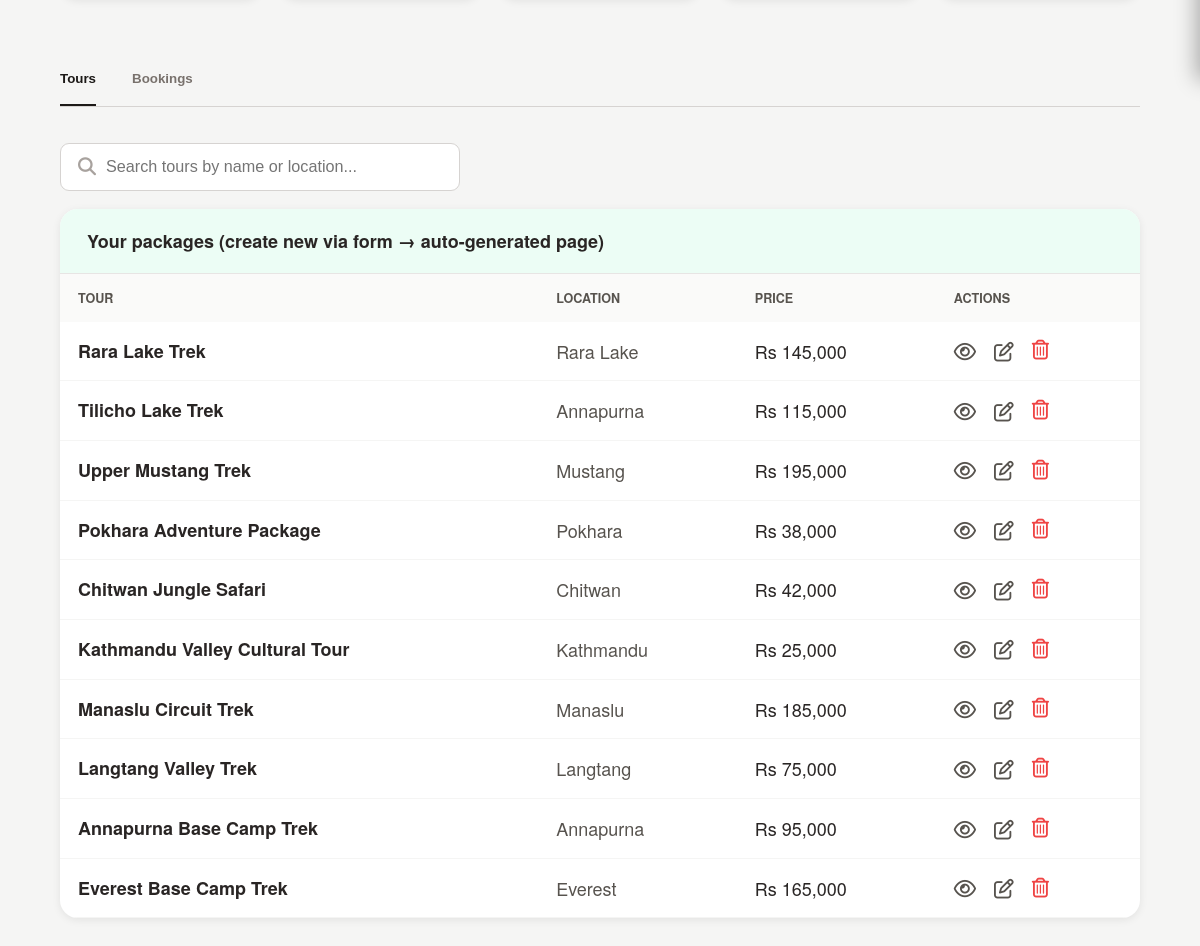
Page /admin/index.php (signed in, lower part) on the earlier database version.
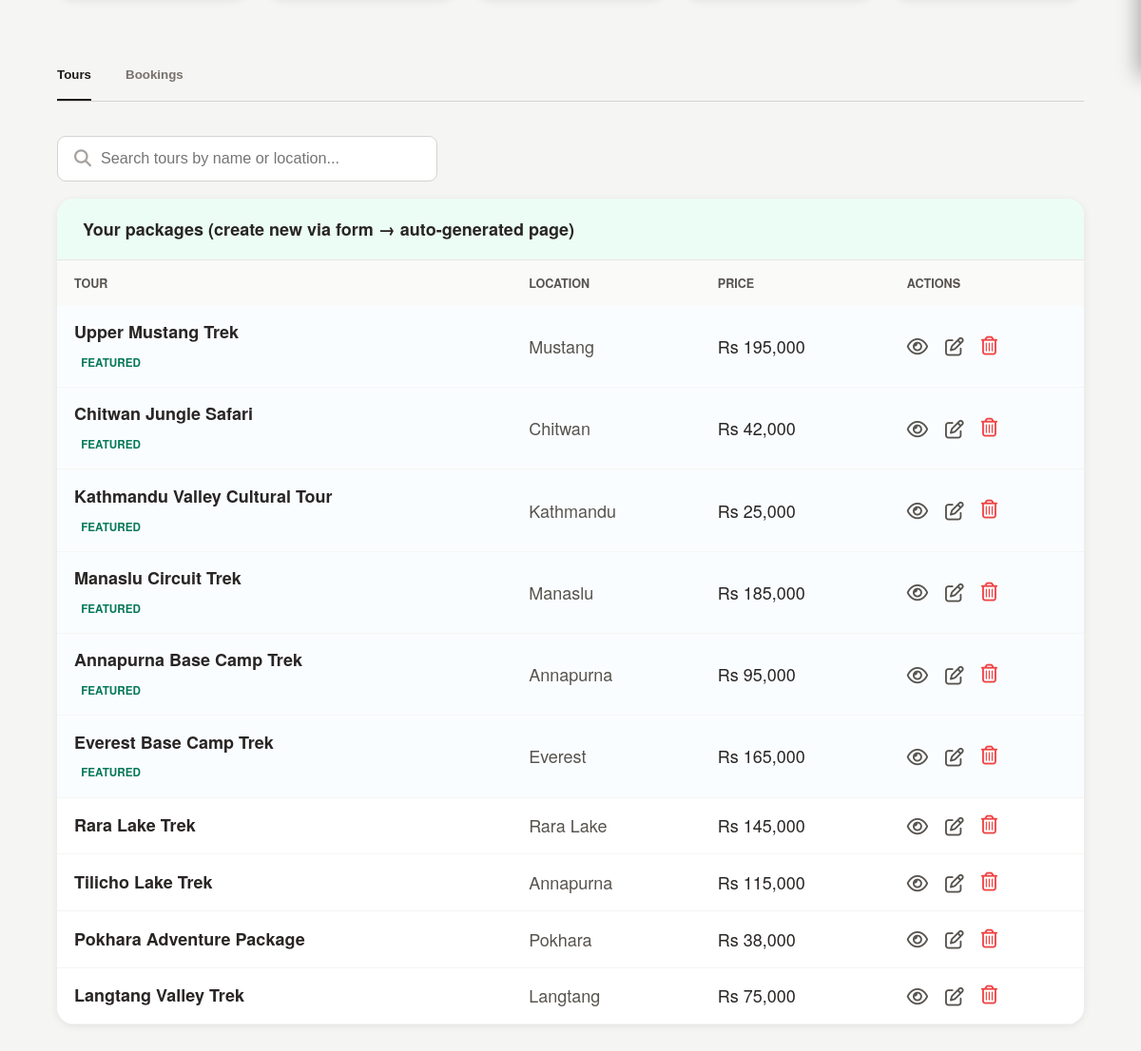
Same page on the later database version.
### tables this page shows
CREATE TABLE `tours` (
  `id` int(11) NOT NULL AUTO_INCREMENT,
  `title` varchar(255) NOT NULL,
  `location` varchar(255) NOT NULL,
  `price` decimal(10,2) NOT NULL,
  `duration` varchar(50) NOT NULL,
  `description` text DEFAULT NULL,
  `category` varchar(50) DEFAULT NULL,
  `difficulty` varchar(50) DEFAULT NULL,
  `max_group` int(11) DEFAULT NULL,
  `highlights` text DEFAULT NULL,
  `image` varchar(255) DEFAULT NULL,
  `best_season` varchar(50) DEFAULT NULL,
  `altitude_max` int(11) DEFAULT NULL,
  `permit_requirements` text DEFAULT NULL,
  `itinerary` text DEFAULT NULL,
  `inclusions` text DEFAULT NULL,
  `exclusions` text DEFAULT NULL,
  `is_featured` tinyint(1) DEFAULT 0,
  `created_by` int(11) DEFAULT NULL,
  `created_at` datetime DEFAULT current_timestamp(),
  PRIMARY KEY (`id`)
);

### helpers/functions.php (called while the page is built, shortened)
<?php
function url($path) {
    $base = rtrim(BASE_URL, '/');
    return $base . '/' . ltrim($path, '/');
}
function is_logged_in() {
    return isset($_SESSION['user_id']) || isset($_SESSION['admin_id']);
}
function get_user() {
    if (is_logged_in()) {
        $userId = $_SESSION['user_id'] ?? $_SESSION['admin_id'];
        return [
            'id' => $userId,
            'username' => $_SESSION['username'] ?? 'User',
            'email' => $_SESSION['email'] ?? '',
            'role' => $_SESSION['role_name'] ?? 'user'
        ];
    }
    return null;
}
function is_super_admin() {
    $user = get_user();
    return $user && ($user['role'] === 'super_admin' || (isset($user['role_name']) && $user['role_name'] === 'super_admin'));
}
    ob_start(); ?>

### admin/index.php (the view, shortened to what this page needs)
<?php
require_once '../helpers/functions.php';
?>
<!DOCTYPE html>
<html lang="en">
<head>
    <link rel="stylesheet" href="https://cdnjs.cloudflare.com/ajax/libs/font-awesome/6.5.1/css/all.min.css">
    <link rel="stylesheet" href="../assets/css/style.css">
    <link rel="stylesheet" href="../assets/css/admin.css">
</head>
<body style="background: var(--color-stone-100);">
        <?php
            include '../includes/header.php';
        ?>
    <div class="container" style="margin-top: -2rem; position: relative; z-index: 10;">
        <div style="border-bottom: 1px solid var(--color-stone-300); margin-bottom: 2rem;">
            <div style="display: flex; gap: 2rem;">
                <button class="tab-btn active" data-tab="tours" style="padding: 1rem 0; border: none; background: none; font-weight: 600; color: var(--color-stone-900); border-bottom: 2px solid var(--color-stone-900); cursor: pointer;">Tours</button>
                <button class="tab-btn" data-tab="bookings" style="padding: 1rem 0; border: none; background: none; font-weight: 600; color: var(--color-stone-500); border-bottom: 2px solid transparent; cursor: pointer;">Bookings</button>
            </div>
        </div>
        <div id="tours-section">
            <div style="margin-bottom: 1rem; position: relative; max-width: 400px;">
                <i class="fa-solid fa-magnifying-glass" style="position: absolute; left: 1rem; top: 50%; transform: translateY(-50%); color: var(--color-stone-400);"></i>
                <input type="text" id="admin-tour-search" placeholder="Search tours by name or location..." style="width: 100%; padding: 0.75rem 1rem 0.75rem 2.5rem; border: 1px solid var(--color-stone-300); border-radius: 0.5rem; font-size: 0.9rem;">
            </div>
            <div style="background: white; border-radius: 1rem; overflow: hidden; box-shadow: 0 2px 8px rgba(0,0,0,0.08); margin-bottom: 2rem;">
                <div style="padding: 1rem 1.5rem; background: var(--color-emerald-50); border-bottom: 1px solid var(--color-stone-200); font-weight: 600;">Your packages (create new via form → auto-generated page)</div>
                <table style="width: 100%; border-collapse: collapse;">
                    <thead>
                        <tr style="background: var(--color-stone-50);">
                            <th style="padding: 0.75rem 1rem; text-align: left; font-size: 0.7rem; font-weight: 600; text-transform: uppercase; color: var(--color-stone-600);">Tour</th>
                            <th style="padding: 0.75rem 1rem; text-align: left; font-size: 0.7rem; font-weight: 600; text-transform: uppercase; color: var(--color-stone-600);">Location</th>
                            <th style="padding: 0.75rem 1rem; text-align: left; font-size: 0.7rem; font-weight: 600; text-transform: uppercase; color: var(--color-stone-600);">Price</th>
                            <th style="padding: 0.75rem 1rem; text-align: left; font-size: 0.7rem; font-weight: 600; text-transform: uppercase; color: var(--color-stone-600);">Actions</th>
                        </tr>
                    </thead>
                    <tbody id="admin-tours-body">
                        <?php
                        $query = "SELECT id, title, location, price, duration, category, is_featured, created_by FROM tours";
                        $params = [];
                        $query .= " ORDER BY is_featured DESC, id DESC LIMIT 50";
                        try {
                            $stmt = $pdo->prepare($query);
                            $stmt->execute($params);
                            $dbTours = $stmt->fetchAll(PDO::FETCH_ASSOC);
                        } catch (Exception $e) { $dbTours = []; }
                        if (empty($dbTours)) {
                            echo '<tr><td colspan="4" style="padding: 2rem; text-align: center; color: var(--color-stone-500);">No tours found.</td></tr>';
                        } else {
                            foreach ($dbTours as $t):
                                $canEdit = is_super_admin() || (isset($t['created_by']) && $t['created_by'] == $_SESSION['user_id']);
                            ?>
                            <tr style="border-bottom: 1px solid var(--color-stone-100); <?php echo $t['is_featured'] ? 'background: rgba(14,165,233,0.02);' : ''; ?>">
                                <td style="padding: 0.75rem 1rem;">
                                    <div style="font-weight: 600;"><?php echo htmlspecialchars($t['title']); ?></div>
                                    <?php if($t['is_featured']): ?>
                                        <span style="font-size: 0.65rem; background: var(--color-emerald-100); color: var(--color-emerald-700); padding: 0.1rem 0.4rem; border-radius: 4px; font-weight: 700; text-transform: uppercase; margin-top: 0.25rem; display: inline-block;">Featured</span>
                                    <?php endif; ?>
                                </td>
                                <td style="padding: 0.75rem 1rem; color: var(--color-stone-600);"><?php echo htmlspecialchars($t['location']); ?></td>
                                <td style="padding: 0.75rem 1rem;">Rs <?php echo number_format($t['price'], 0); ?></td>
                                <td style="padding: 0.75rem 1rem;">
                                    <div style="display: flex; gap: 1rem; align-items: center;">
                                        <a href="../public/package_detail/?id=<?php echo (int)$t['id']; ?>" title="View page" style="color: var(--color-stone-600); font-size: 1.1rem; transition: color 0.2s;">
                                            <i class="fa-regular fa-eye"></i>
                                        </a>
                                        <?php if($canEdit): ?>
                                        <a href="tour_form.php?id=<?php echo (int)$t['id']; ?>" title="Edit" style="color: var(--color-stone-600); font-size: 1.1rem; transition: color 0.2s;">
                                            <i class="fa-regular fa-pen-to-square"></i>
                                        </a>
                                        <button type="button" onclick="handleDeleteTour(<?php echo (int)$t['id']; ?>, '<?php echo addslashes($t['title']); ?>')" title="Delete" style="background: none; border: none; color: var(--color-red-500); font-size: 1.1rem; transition: color 0.2s; cursor: pointer;">
                                            <i class="fa-regular fa-trash-can"></i>
                                        </button>
                                        <?php endif; ?>
                                    </div>
                                </td>
                            </tr>
                            <?php endforeach;
                        }
                        ?>
                    </tbody>
                </table>
            </div>
        </div>
    </div>
</body>
</html>

### includes/header.php (shortened to what this page needs)
<!DOCTYPE html>
<html lang="en">
<head>
    <link rel="stylesheet" href="https://cdnjs.cloudflare.com/ajax/libs/font-awesome/6.5.1/css/all.min.css">
    <link rel="stylesheet" href="<?php echo url('assets/css/style.css'); ?>?v=1.3">
    <link rel="stylesheet" href="<?php echo url('assets/css/validation.css'); ?>?v=1.1">
    <link rel="stylesheet" href="<?php echo url('assets/css/tours.css'); ?>?v=1.1">
    <?php if(strpos($_SERVER['REQUEST_URI'], 'admin') !== false): ?>
        <link rel="stylesheet" href="<?php echo url('assets/css/admin.css'); ?>?v=1.1">
    <?php endif; ?>
</head>
<body>

### assets/css/style.css (style rules this page uses)
:root { --color-stone-50: #fafaf9; --color-stone-100: #f5f5f4; --color-stone-200: #e7e5e4; --color-stone-300: #d6d3d1; --color-stone-400: #a8a29e; --color-stone-500: #78716c; --color-stone-600: #57534e; --color-stone-700: #44403c; --color-stone-800: #292524; --color-stone-900: #1c1917; --color-stone-950: #0c0a09; --color-teal-900: #042f2e; --color-teal-800: #064e4b; --color-teal-700: #0d9488; --color-teal-600: #14b8a6; --color-amber-100: #fef3c7; --color-amber-200: #fde68a; --color-amber-300: #fcd34d; --color-amber-400: #fbbf24; --color-amber-500: #f59e0b; --color-emerald-50: #f0fdfa; --color-emerald-600: #14b8a6; --color-emerald-700: #0d9488; --color-emerald-800: #064e4b; --color-emerald-900: #042f2e; --color-white: #ffffff; --color-black-overlay: rgba(0, 0, 0, 0.4); --color-red-500: #ef4444; --color-gold-deep: #b45309; --luxury-shadow: 0 24px 70px rgba(28, 25, 23, 0.14); --luxury-border: rgba(180, 83, 9, 0.24); --gallery-line: rgba(68, 64, 60, 0.12); --gallery-shadow: 0 18px 50px rgba(28, 25, 23, 0.1); --gallery-paper: #fffdf9; --font-serif: "Playfair Display", serif; --font-sans: "Helvetica Neue", Helvetica, Arial, sans-serif; --spacing-xs: 0.5rem; --spacing-sm: 1rem; --spacing-md: 2rem; --spacing-lg: 4rem; --spacing-xl: 6rem; --card-bg: var(--color-white); --body-bg: var(--color-stone-50); --text-main: var(--color-stone-800); --text-muted: var(--color-stone-500); --border-color: var(--color-stone-200); --header-bg: transparent; --site-width: 90vw; }
body { transition: background-color 0.3s ease, color 0.3s ease; }
html { font-size: 18px; }
* { margin: 0; padding: 0; box-sizing: border-box; }
body { font-family: var(--font-sans); background-color: var(--body-bg); color: var(--text-main); line-height: 1.6; overflow-x: hidden; }
a { text-decoration: none; color: inherit; transition: 0.3s ease; }
.container { width: min(var(--site-width), calc(100% - 2rem)); max-width: none; margin: 0 auto; padding: 0; }

### assets/css/admin.css (style rules this page uses)
:root { --color-stone-50: #fafaf9; --color-stone-100: #f5f5f4; --color-stone-200: #e7e5e4; --color-stone-300: #d6d3d1; --color-stone-400: #a8a29e; --color-stone-500: #78716c; --color-stone-600: #57534e; --color-stone-700: #44403c; --color-stone-800: #292524; --color-stone-900: #1c1917; --color-emerald-50: #ecfdf5; --color-emerald-700: #047857; --color-amber-500: #f59e0b; --color-amber-600: #d97706; --color-red-500: #ef4444; --color-red-600: #dc2626; --admin-gradient: linear-gradient(180deg, #A5D1E8 0%, #D6F1FF 40%, #FFFFFF 100%); }

Differences in the rows shown:
changed tours "Upper Mustang Trek": now shows "FEATURED"
changed tours "Chitwan Jungle Safari": now shows "FEATURED"
changed tours "Kathmandu Valley Cultural Tour": now shows "FEATURED"
changed tours "Manaslu Circuit Trek": now shows "FEATURED"
changed tours "Annapurna Base Camp Trek": now shows "FEATURED"
changed tours "Everest Base Camp Trek": now shows "FEATURED"
shown differently, row unchanged: tours "Rara Lake Trek": moves down the list
shown differently, row unchanged: tours "Tilicho Lake Trek": moves down the list
shown differently, row unchanged: tours "Pokhara Adventure Package": moves down the list
shown differently, row unchanged: tours "Langtang Valley Trek": moves down the list
